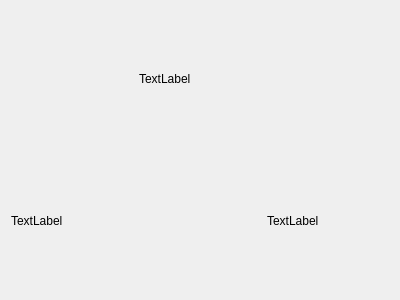
<?xml version="1.0" encoding="UTF-8"?>
<ui version="4.0">
 <class>Form</class>
 <widget class="QWidget" name="Form">
  <property name="geometry">
   <rect>
    <x>0</x>
    <y>0</y>
    <width>400</width>
    <height>300</height>
   </rect>
  </property>
  <property name="windowTitle">
   <string>Form</string>
  </property>
  <layout class="QGridLayout" name="gridLayout">
   <item row="1" column="0">
    <widget class="QLabel" name="label_2">
     <property name="text">
      <string>TextLabel</string>
     </property>
    </widget>
   </item>
   <item row="1" column="2">
    <widget class="QLabel" name="label_3">
     <property name="text">
      <string>TextLabel</string>
     </property>
    </widget>
   </item>
   <item row="0" column="1">
    <widget class="QLabel" name="label">
     <property name="text">
      <string>TextLabel</string>
     </property>
    </widget>
   </item>
  </layout>
 </widget>
 <resources/>
 <connections/>
</ui>
